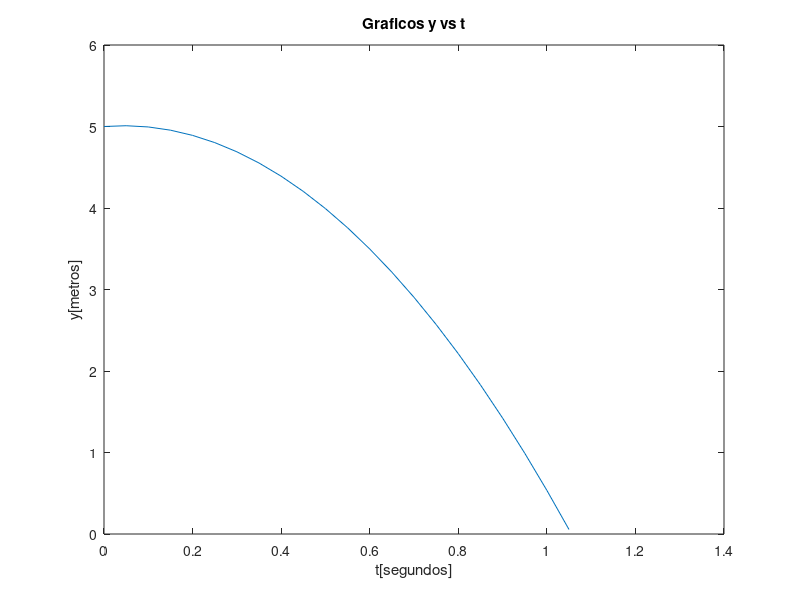
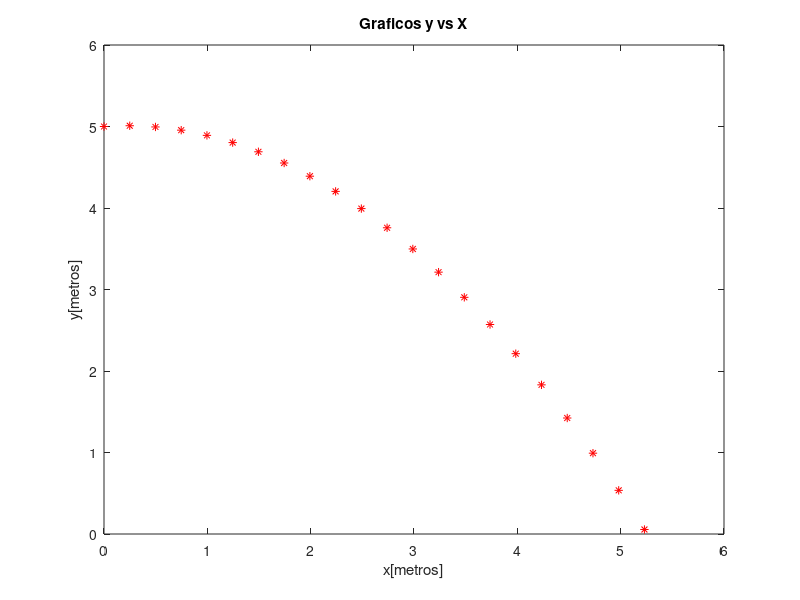
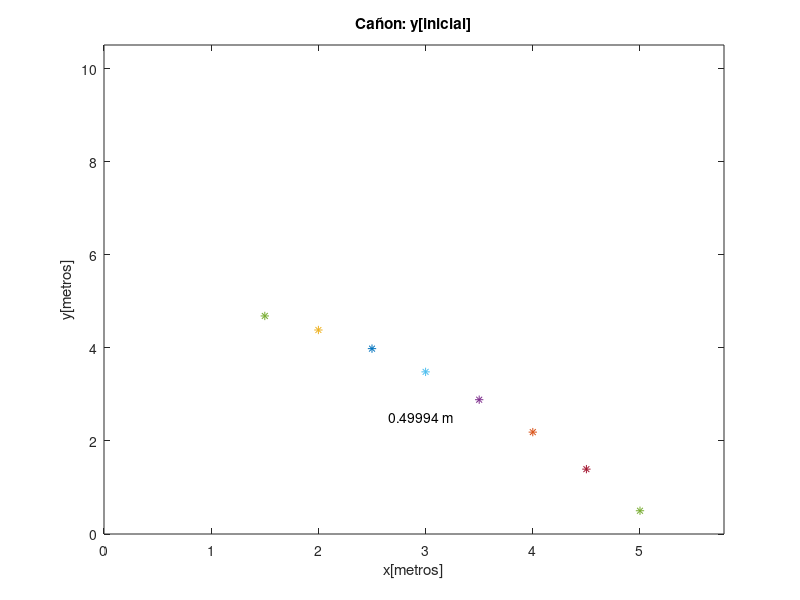

The MATLAB source for these figures, in order:
clc
clear all;
close all;


g = 9.8;

Vo = input('Ingrese velocidad inicial: ');
ang = input('Ingrese el angulo que forma el tiro: ');
h = input('Ingrese la altura inicial: ');

ang = ang*pi/180;

t = ((Vo*sin(ang))+((Vo*sin(ang))^2+2*h*g)^0.5)/g;
xmax = Vo*cos(ang)*t;
ymax = h + ((Vo*sin(ang))^2)/(2*g);

t1 =0:0.05:t;
y = h + (Vo*sin(ang)).*t1-(0.5*g).*(t1.^2);

x = Vo*cos(ang).*t1;
y2 = h + (tan(ang).*x)-(0.5*g/(Vo*cos(ang))^2).*(x.^2);

figure(1),plot(t1,y), title('Graficos y vs t'), xlabel('t[segundos]'), ylabel('y[metros]');
figure(2),plot(x,y2,'r*'), title('Graficos y vs X'), xlabel('x[metros]'), ylabel('y[metros]');

for n=1:0.5:xmax
    y3 = h + (tan(ang)*n)-(0.5*g/(Vo*cos(ang))^2)*(n^2);
    hold on;
    figure(3);
    track = plot(n,y3, '*');
    vectores = quiver(n, y3, 0, -0.5);
    axis([0 1.1*xmax 0 1.1*ymax+h]);
    text_ymax = sprintf(' %0.5f m',y3);
    hText = text(xmax/2,ymax/2, text_ymax);
    title('Cañon: y[inicial]'), xlabel('x[metros]'), ylabel('y[metros]');
    if n < xmax-0.5
        delete(hText);
    end
    delete(vectores);
end
